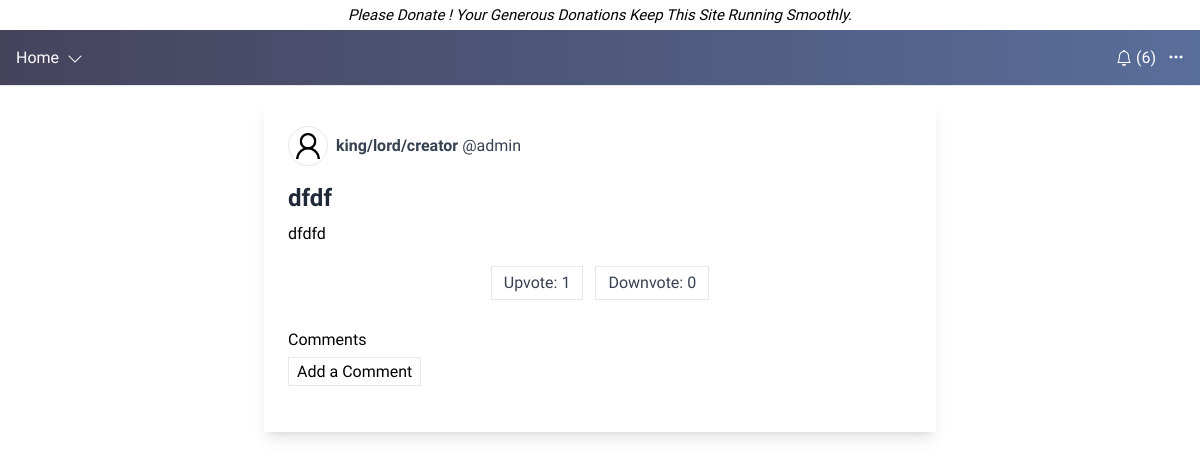
Before: /post/5/ (signed in) with the older database file.
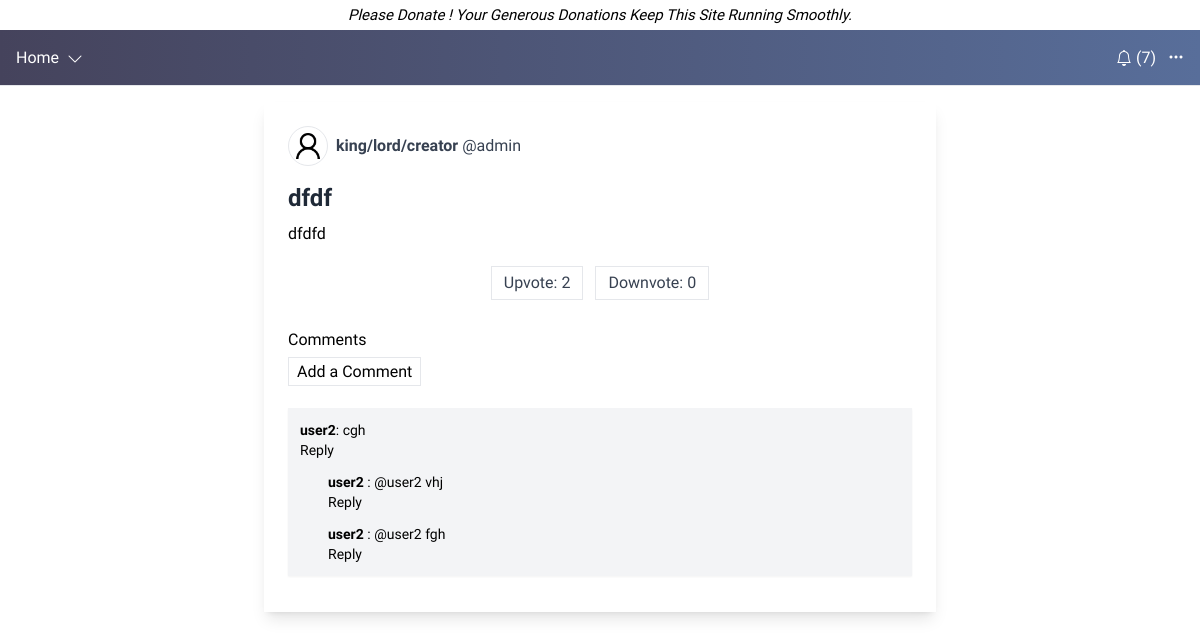
After: the same page with the newer database file.
### posts/models.py (models this page shows, shortened)
class Post(models.Model):
    title = models.CharField(max_length=200)
    body = models.TextField()
    image = models.ImageField(upload_to='post_images/', blank=True, null=True)
    author = models.ForeignKey(User, on_delete=models.CASCADE, related_name='post_authored')
    upvotes = models.PositiveIntegerField(default=0)  # Add upvotes field
    downvotes = models.PositiveIntegerField(default=0)  # Add downvotes field
    created_at = models.DateTimeField(auto_now_add=True)

class Comment(models.Model):
    post = models.ForeignKey('Post', on_delete=models.CASCADE, related_name='post_comments')  # Unique related_name
    user = models.ForeignKey(User, on_delete=models.CASCADE, related_name='post_comments')  # Unique related_name
    content = models.TextField()
    parent = models.ForeignKey('self', on_delete=models.CASCADE, null=True, blank=True, related_name='replies')
    created_at = models.DateTimeField(auto_now_add=True)

### posts/views.py (the view)
# urls.py: path('post/<int:post_id>/', views.post_detail, name='post_detail'),
@login_required
def post_detail(request, post_id):
    post = get_object_or_404(Post, id=post_id)
    post.body_html = markdown.markdown(post.body)
    is_favorited = False
    if request.user.is_authenticated:
        is_favorited = Favorite.objects.filter(user=request.user, post=post).exists()
    Notification.objects.filter(post=post, recipient=request.user, read=False).update(read=True)
    top_level_comments = post.post_comments.filter(parent=None)
    return render(request, 'posts/post_detail.html', {
        'post': post,
        'is_favorited': is_favorited,
        'top_level_comments': top_level_comments
    })

### notifications/context_processors.py (called while the page is built)
def unread_notifications_count(request):
    if request.user.is_authenticated:
        unread_count = request.user.notifications.filter(read=False).count()
    else:
        unread_count = 0
    return {'unread_notification_count': unread_count}

### posts/templates/posts/post_detail.html (shortened to what this page needs)
{% extends "base.html" %}
{% load static %}
{% block content %}
<div>
    <div class="max-w-2xl mx-auto p-3 sm:p-6 bg-white shadow-lg">
        <div class="flex items-center gap-2 mb-4">
            {% if post.author.userprofile.profile_image %}
                <img src="{{ post.author.userprofile.profile_image.url }}" alt="{{ post.author.username }}'s profile image" class="w-10 h-10 rounded-full border object-cover">
            {% else %}
                <img src="{% static 'images/user-fallback.png' %}" alt="Default Avatar" class="w-10 h-10 rounded-full border">
            {% endif %}
            <a href="{% url 'profile_view' username=post.author.username %}" class=" text-gray-700 font-semibold">
                {{ post.author.first_name }} {{ post.author.last_name }}
                <span class="font-medium">@{{ post.author.username }} </span>
            </a>
        </div>
        <h1 class="text-lg sm:text-2xl font-bold text-gray-800 mb-2">{{ post.title }}</h1>
        <div class="prose mb-5">
            <p>{{ post.body_html|safe }}</p>
        </div>
        <div class="flex items-center justify-center mx-auto flex-wrap gap-3 mb-3 text-gray-700">
            {% if user.is_authenticated %}
            <div class="flex gap-3">
                <button class="vote-btn upvote-btn px-3 py-1 border active:bg-gray-200" data-post-id="{{ post.id }}" data-vote-type="upvote">
                    Upvote: <span class="upvotes-count">{{ post.upvotes }}</span>
                </button>
                <button class="vote-btn downvote-btn px-3 py-1 border active:bg-gray-200" data-post-id="{{ post.id }}" data-vote-type="downvote">
                    Downvote: <span class="downvotes-count">{{ post.downvotes }}</span>
                </button>
            </div>
            {% else %}
            <p class="text-sm mt-2 sm:mt-0">You must be logged in to vote. <a href="{% url 'login' %}" class="text-blue-600 underline">Login</a></p>
            {% endif %}
        </div>
        <h3>Comments</h3>
        <div class="mt-2 sm:text-left">
            <a href="{% url 'posts:add_comment' post.id %}" class="px-2 py-1 border active:bg-gray-200">Add a Comment</a>
        </div>
        <div class="py-3">
            {% for comment in top_level_comments %}
            <div class="mt-3 p-3 bg-gray-100 shadow-sm text-sm">
                <div>
                    <a href="{% url 'profile_view' comment.user.username %}">
                        <strong>{{ comment.user.username }}</strong>:
                    </a>
                    {% with comment.content as content %}
                        {% for word in content.split %}
                            {% if word|slice:":1" == "@" %}
                                <span class="text-blue-500 font-bold">{{ word }}</span>
                            {% else %}
                                {{ word }}
                            {% endif %}
                        {% endfor %}
                    {% endwith %}
                </div>
                <a href="{% url 'posts:add_comment_reply' post.id comment.id %}">Reply</a>
                <div class="pl-7 w-full">
                    {% include 'posts/comment_replies.html' with comment=comment %}
                </div>
            </div>
            {% endfor %}
        </div>
    </div>
</div>
{% endblock content %}

### templates/base.html (shortened to what this page needs)
<!DOCTYPE html>
{% load static %}
<html lang="en">
<head>
    <link rel="stylesheet" href="{% static 'css/index.css' %}">
    <script src="https://cdn.tailwindcss.com"></script>
    <link rel="stylesheet" href="https://cdn.jsdelivr.net/npm/bootstrap-icons@1.11.3/font/bootstrap-icons.css">
    <link href="https://cdn.jsdelivr.net/npm/summernote@0.9.0/dist/summernote-lite.min.css" rel="stylesheet">
</head>
<body>
    <header>
        {% include "header.html" %}
    </header>
    <main class="p-4">
        {% block content %}{% endblock  %}
    </main>
</body>
</html>

### templates/header.html (shortened to what this page needs)
<div class="flex justify-center items-center h-[30px]">
    <marquee style="font-size: 15px;" class="sampleMarquee italic" direction="left" scrollamount="7" behavior="scroll"><a href="{% url 'donate_page' %}">Please Donate ! Your Generous Donations Keep This Site Running Smoothly.</a></marquee>
</div>
<div class="bg-gradient-to-r from-[#45435C] to-[#586e9a] text-white h-14 w-full border-b">
    <div class="h-full px-4  flex items-center  mx-auto justify-between ">
        <div class="flex items-center space-x-2 justify-center">
            <a href="/">Home</a>
            <i id="navbarButton" class="bi bi-chevron-down relative top-[2px]"></i>
        </div>
        <div class="flex items-center space-x-3">
             {% if user.is_authenticated %}
                <a href="{% url 'notification_list' %}">
                    <i class="bi bi-bell relative top-[1px]"></i>
                    {% if unread_notification_count > 0 %}
                    ({{ unread_notification_count }})
                    {% endif %}
                </a>
                <i id="navbarAfterLoginModalButton" class="bi bi-three-dots"></i>
            {% else %}
                <a class="px-3 py-1 bg-white text-black" href="{% url 'login' %}">Log in</a>
                <a class="px-3 py-1 bg-white text-black" href="{% url 'register' %}">Sign up</a>
            {% endif %}
        </div>
    </div>
</div>

### posts/templates/posts/comment_replies.html (shortened to what this page needs)
{% for reply in comment.replies.all %}
    <div class="pt-3 w-full">
        <p>
            <a href="{% url 'profile_view' reply.user.username %}">
               <strong>{{ reply.user.username }}</strong>
            </a>
            : {{ reply.content }}</p>
        <a href="{% url 'posts:add_comment_reply' post.id comment.id %}">Reply</a>
    </div>
{% endfor %}

### static/css/index.css (style rules this page uses)
* { padding: 0; margin: 0; box-sizing: border-box; }
body { font-family: "Didact Gothic", sans-serif; }

Changed rows visible on the page:
changed Post "dfdf": upvotes "1" → "2"
added Comment: user.username "user2", split "cgh", shown under "Comments"
added Comment: user.username "user2", content "@user2 vhj"
added Comment: user.username "user2", content "@user2 fgh"
Other visible differences:
{{ unread_notification_count }}: "6" → "7"
